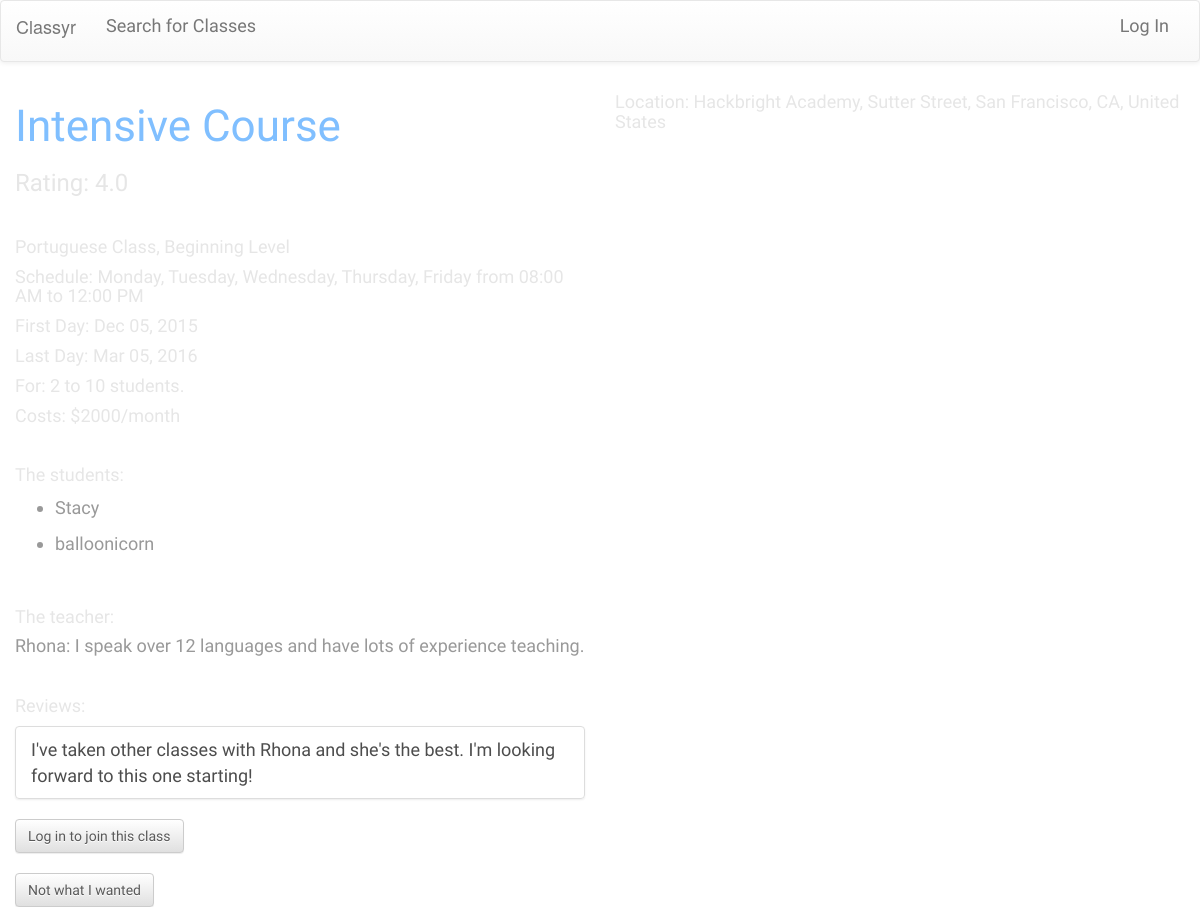
Screenshot of /class-info/7 with the database file from the repository.
### model.py (models this page shows, shortened)
class Classroom(db.Model):
    __tablename__ = "classes"
    class_id = db.Column(db.Integer, autoincrement=True, primary_key=True)
    class_name = db.Column(db.String(35), nullable=False)
    language = db.Column(db.String(40), nullable=False)
    level = db.Column(db.String, nullable=False)
    cost = db.Column(db.Integer, nullable=True)
    per_time = db.Column(db.String, nullable=False)
    base_price = db.Column(db.Float)
    min_students = db.Column(db.Integer, nullable=False)
    max_students = db.Column(db.Integer, nullable=False)
    address = db.Column(db.String, nullable=True)
    class_days = db.Column(db.String, nullable=False)
    start_date = db.Column(db.DateTime, nullable=False)
    end_date = db.Column(db.DateTime, nullable=True)
    start_time = db.Column(db.DateTime, nullable=False)
    end_time = db.Column(db.DateTime, nullable=False)
    rating = db.Column(db.Integer, nullable=True)
    rating_count = db.Column(db.Integer)
    create_date = db.Column(db.DateTime)
    c_count = db.Column(db.Integer)
    hide_reviews = db.Column(db.Boolean, default=0)

class User(db.Model):
    __tablename__ = "users"
    user_id = db.Column(db.Integer, primary_key=True, autoincrement=True)
    username = db.Column(db.String(40), nullable=False)
    email = db.Column(db.String(100), nullable=False)
    password = db.Column(db.String(30), nullable=False)
    fname = db.Column(db.String(60))
    lname = db.Column(db.String(100))
    is_teacher = db.Column(db.Boolean, nullable=False)
    image = db.Column(db.String(150))
    bio = db.Column(db.String(300))

class Review(db.Model):
    __tablename__ = "reviews"
    review_id = db.Column(db.Integer, primary_key=True, autoincrement=True)
    user_id = db.Column(db.Integer, db.ForeignKey('users.user_id'), nullable=True)
    class_id = db.Column(db.Integer, db.ForeignKey('classes.class_id'), nullable=True)
    review = db.Column(db.String, nullable=True)
    user_connect = db.relationship('User', backref=db.backref('reviews'))
    class_connect = db.relationship('Classroom', backref=db.backref('reviews'))
    def __repr__(self):
        return "<Relationship review={} class_id={}>".format(self.review, self.class_id)

### server.py (the view, shortened to what this page needs)
@app.route('/class-info/<int:url_id>')
def class_info(url_id):
    returned_classes = db.session.query(Classroom).filter(Classroom.class_id==url_id).first()
    all_class = db.session.query(User).join(ClassUser).filter(ClassUser.class_id==url_id).all()
    address=returned_classes.address
    day_join = str(returned_classes.class_days)
    day_join = re.sub('&',', ', day_join)
    days_split = re.sub('days=', '', day_join)
    print "DAYS_SPLIT: ", days_split
    starttime = returned_classes.start_time.strftime("%I:%M %p")
    endtime = returned_classes.end_time.strftime("%I:%M %p")
    startdate = returned_classes.start_date.strftime("%b %d, %Y")
    enddate = returned_classes.end_date.strftime("%b %d, %Y")
    rate_format = returned_classes.rating
    rate_format = "%.1f" % rate_format
    reviews = db.session.query(Review).filter(Review.class_id==url_id).all()
    for review in reviews:
        if len(review.review) > 10:
            print review
    return render_template("class-info.html", returned_classes=returned_classes, url_id=url_id, all_class=all_class,
                                                logged_in=None, starttime=starttime, endtime=endtime, startdate=startdate,
                                                enddate=enddate, days_split=days_split, rate_format=rate_format,
                                                reviews=reviews)

### templates/class-info.html (shortened to what this page needs)
{% extends 'base.html' %}
{% block body %}
  <div id="picture">
  <div id="basic-class" class="col-sm-6 col-md-5 col-lg-6">
    <div>
      <h1>{{ returned_classes.class_name }}</h1>
    </div>
    <div>
      <h3>Rating: {{ rate_format }}</h3>
    </div>
  <br>
    <div>
      <h5 id="class-info">{{ returned_classes.language }} Class, {{ returned_classes.level }} Level</h5>
    </div>
    <div>
      <h5>Schedule: {{ days_split }} from {{ starttime }} to {{ endtime }}</h5>
    </div>
    <div>
      <h5>First Day: {{ startdate }}</h5>
        {% if returned_classes.end_date == "" %}
        <h5>This class is ongoing</h5>
        {% else %}
        <h5>Last Day: {{ enddate }}</h5>
        {% endif %}
    </div>
    <div>
      <h5>For: {{ returned_classes.min_students }} to {{ returned_classes.max_students }} students.</h5>
    </div>
    <div>
      {% if returned_classes.cost == 0 %}
      <h5>Costs: Free!</h5>
      {% else %}
      <h5>Costs: ${{ returned_classes.cost }}/{{ returned_classes.per_time }}</h5>
      {% endif %}
    </div>
<br>
    <div>
      <h5>The students:</h5>
        <ul>
          {% for stu in all_class %}
          {% if stu.is_teacher == 0 %}
          <li>{{ stu.username }}</li>
        {% endif %}
        {% endfor %}
        </ul>
<br>
      <h5>The teacher:</h5>
          {% for stu in all_class %}
          {% if stu.is_teacher == 1 %}
          <h4>{{ stu.username }}:  {{ stu.bio }}</h4>
          {% endif %}
          {% endfor %}
    </div>
<br>
    <div id="reviews">
      <h5>Reviews:</h5>
        {% if returned_classes.hide_reviews == 0 %}
        <ul class="list-group">
          {% for review in reviews %}
          <li class="list-group-item">{{ review.review }}</li>
          {% endfor %}
        </ul>
        {% endif %}
    </div>
    <div>
      {% if logged_in %}
      {% if returned_classes.c_count - returned_classes.max_students == 0  %}
      <h5>Sorry, this class is full</h5>
      {% else %}
      <form action="/join-class" method="POST" id="join-this-class">
        <input type="hidden" name="class-join" id="join-me" value={{ returned_classes.class_id }}>
        <button type="submit" class="btn btn-default" name="join-it" id="join-it">Join</button>
      </form>
      {% endif %}
      {% else %}
     <form action="/login-visitor" method="GET" id="login">
        <button type="submit" class="btn btn-default" name="login-visitor">Log in to join this class</button>
      </form>
      {% endif %}
<br>
        <a href="/search"><button class="btn btn-default" name="return-search" id="return-search">Not what I wanted</button></a>
    </div>
  </div>
<div class="col-sm-6 col-md-5 col-md-offset-2 col-lg-6 col-lg-offset-0">
  <div>
    <h5>Location: {{ returned_classes.address }} </h5>
  </div>
  <div id="map" style="width: 400px; height: 400px"></div>
</div>
</div>
{% endblock %}

### static/map.css (style rules this page uses)
#map { height: 100%; width: 100%; }

### static/project.css (style rules this page uses)
body { background-image: url(/static/stardust.png) }
h1 { font-family: 'Courgette', cursive; font-size: 44px; color: #80bfff; }
h3 { font-family: 'PT Sans', sans-serif; font-size: 24px; color: #e6e6e6; }
h4 { font-family: 'PT Sans', sans-serif; font-size: 18px; color: #999999; }
h5 { font-family: 'PT Sans', sans-serif; font-size: 18px; color: #e6e6e6; }
li { font-family: 'PT Sans', sans-serif; font-size: 18px; color: #999999; padding-bottom: 10px; }
.list-group-item { color: #4d4d4d; }
.btn-default { font-family: 'Courgette', cursive; color: #595959; }

### rows the page displays
Classroom: class_name "Intensive Course", language "Portuguese", level "Beginning", start_date "Dec 05, 2015", end_date "Mar 05, 2016", min_students "2", max_students "10", cost "2000", per_time "month", address "Hackbright Academy, Sutter Street, San Francisco, CA, United States"
User: username "Stacy"
User: username "balloonicorn"
User: username "Rhona", bio "I speak over 12 languages and have lots of experience teaching."
Review: review "I've taken other classes with Rhona and she's the best. I'm looking forward to this one starting!"

### other values shown
{{ rate_format }} "4.0"
{{ days_split }} "Monday, Tuesday, Wednesday, Thursday, Friday"
{{ starttime }} "08:00 AM"
{{ endtime }} "12:00 PM"
